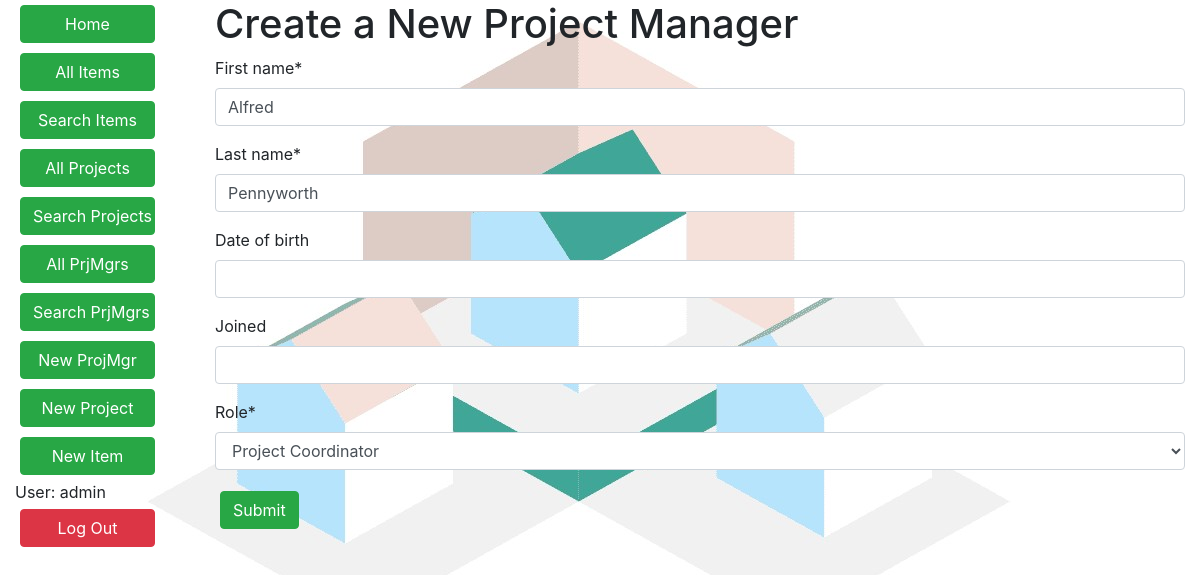
/resreq/prjmgr/1/update/ (signed in), run on an earlier commit of the app's database.
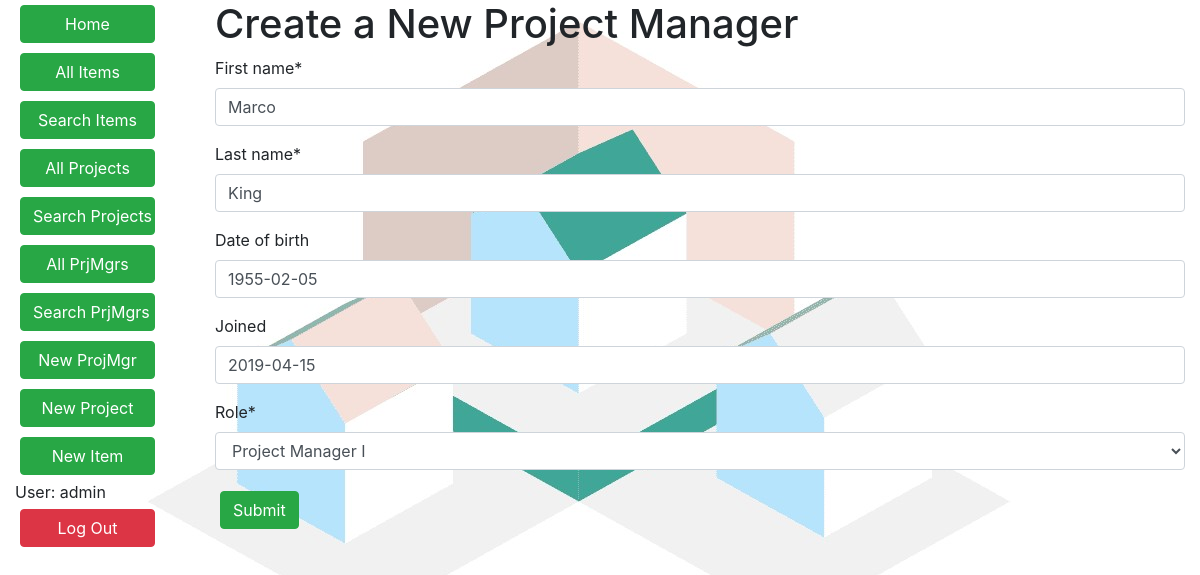
And on a later commit of the database.
### resreq/models.py (models this page shows, shortened)
class PrjMgr(models.Model):
    first_name = models.CharField(max_length=100)
    last_name = models.CharField(max_length=100)
    emp_num = models.AutoField(primary_key=True)
    date_of_birth = models.DateField(null=True, blank=True)
    date_joined = models.DateField('joined', null=True, blank=True)
    history = HistoricalRecords()
    PRJMGR_ROLE = (
        ('Project Manager I', 'Project Manager I'),
        ('Project Manager II', 'Project Manager II'),
        ('Project Manager III', 'Project Manager III'),
        ('Project Planner', 'Project Planner'),
        ('Project Coordinator', 'Project Coordinator'),
        ('Supervisor', 'Supervisor'),
    )
    role = models.CharField(
        max_length=25,
        choices=PRJMGR_ROLE, default='Project Manager I'
    )
    class Meta:
        ordering = ['last_name', 'first_name']

### resreq/views.py (the view)
# urls.py: path('prjmgr/<int:pk>/update/', views.PrjMgrUpdate.as_view(), name='prjmgr-update'),
class PrjMgrUpdate(LoginRequiredMixin, PermissionRequiredMixin, UpdateView):
    permission_required = 'user.is_staff'
    model = PrjMgr
    fields = '__all__'

### resreq/templates/resreq/prjmgr_form.html (shortened to what this page needs)
<!DOCTYPE html>
{% extends "base_generic.html" %}
{% load crispy_forms_tags %}
{% block content %}
    <h1>Create a New Project Manager</h1>
    <form method="post" novalidate>
        {{ form|crispy }}
        <button type="submit" class="btn btn-success">Submit</button>
    </form>
{% endblock %}

What changed in the data, as far as the page shows it:
changed PrjMgr: first_name "Alfred" → "Marco"; last_name "Pennyworth" → "King"; date_of_birth (not shown) → "1955-02-05"; date_joined (not shown) → "2019-04-15"; role "Project Coordinator" → "Project Manager I"
